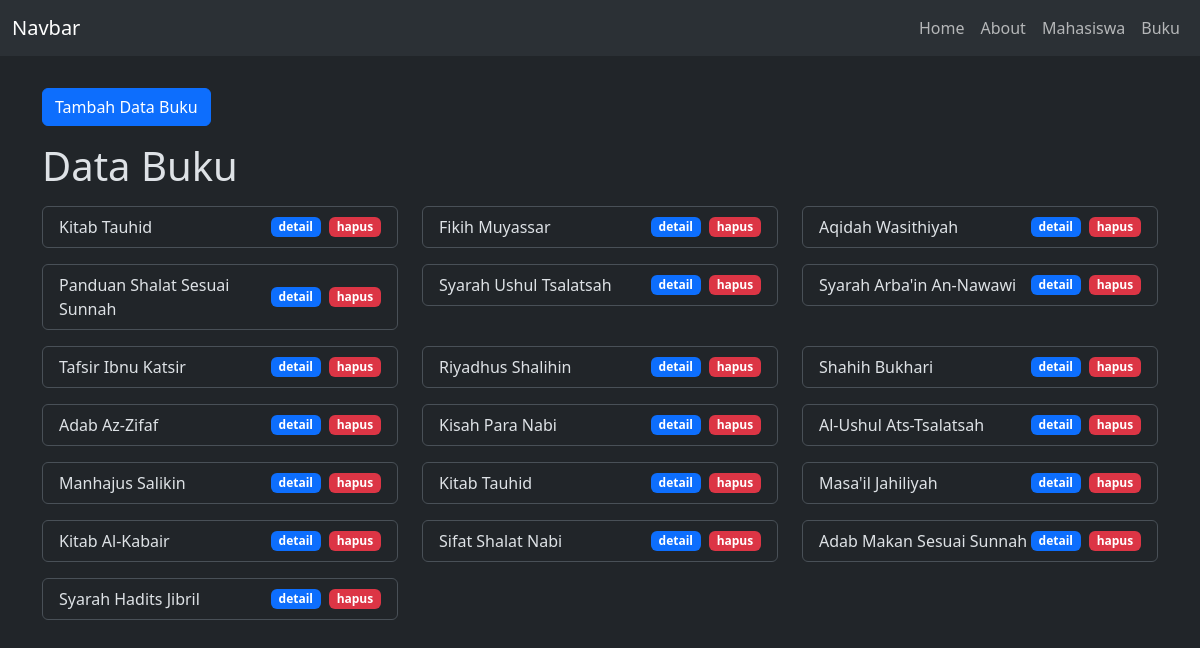
The app's page /z-app/public/DaftarBuku with its own data.
### z-app/app/core/Controller.php (called while the page is built, shortened)
<?php
class Controller
{
    public function view($view, $data = [])
    {
        require "../app/views/$view.php";
    }
    public function model($model)
    {
        return new $model;
    }
}

### z-app/app/controllers/DaftarBuku.php (called while the page is built, shortened)
<?php
class DaftarBuku extends Controller
{
    public function index()
    {
        $data["judul"] = "Daftar Buku";
        $data["buku"] = $this->model("Buku_model")->getAllData();
        $this->view("layout/header", $data);
        $this->view("daftar_buku/index", $data);
        $this->view("layout/footer");
    }
}

### z-app/app/core/App.php (called while the page is built, shortened)
<?php
class App
{
    private $controller = "Home", $method = "index", $params = [];
    public function __construct()
    {
        $this->controller = new $this->controller;
        call_user_func_array([$this->controller, $this->method], $this->params);
    }
}

### z-app/public/index.php (called while the page is built, shortened)
<?php
$app = new App();

### z-app/app/core/Database.php (called while the page is built, shortened)
<?php
class Database
{
    private $host = DB_HOST,
        $user = DB_USER,
        $pass = DB_PASS,
        $db_name = DB_NAME,
        $dbh, $stmt;
    public function __construct()
    {
        $dsn = "mysql:host={$this->host};dbname={$this->db_name}";
        $options = [
            PDO::ATTR_PERSISTENT => true,
            PDO::ATTR_ERRMODE => PDO::ERRMODE_EXCEPTION
        ];
        try {
            $this->dbh = new PDO($dsn, $this->user, $this->pass, $options);
        } catch (PDOException $e) {
            $e->getMessage();
        }
    }
    public function query($query)
    {
        $this->stmt = $this->dbh->prepare($query);
    }
    public function execute()
    {
        $this->stmt->execute();
    }
    public function resultSet()
    {
        $this->execute();
        return $this->stmt->fetchAll(PDO::FETCH_ASSOC);
    }
}

### z-app/app/models/Buku_model.php (called while the page is built, shortened)
<?php
class Buku_model
{
    private $table = "daftar buku", $db;
    public function __construct()
    {
        $this->db = new Database();
    }
    public function getAllData()
    {
        $this->db->query("SELECT * FROM `{$this->table}`");
        return $this->db->resultSet();
    }
}

### z-app/app/views/daftar_buku/index.php (the view, shortened to what this page needs)
<button type="button" class="btn btn-primary my-3" data-bs-toggle="modal" data-bs-target="#exampleModal">
    Tambah Data Buku
</button>
<h1>Data Buku</h1>
<div class="row">
    <?php foreach ($data["buku"] as $dd): ?>
        <div class="col-sm-6 col-md-4 my-2">
            <ul class="list-group">
                <li class="list-group-item d-flex justify-content-between align-items-center">
                    <?= $dd["judul buku"]; ?>
                    <div class="d-flex">
                        <a href="<?= URL_UTAMA ?>DaftarBuku/detail/<?= $dd["id"] ?>" class="badge text-bg-primary rounded-2 text-decoration-none">detail</a>
                        <a href="<?= URL_UTAMA ?>DaftarBuku/hapus/<?= $dd["id"] ?>" class="badge text-bg-danger ms-2 rounded-2 text-decoration-none" onclick="return confirm('Anda yakin akan menghapus nya?'); ">hapus</a>
                    </div>
                </li>
            </ul>
        </div>
    <?php endforeach; ?>
</div>

### z-app/app/views/layout/header.php (shortened to what this page needs)
<!DOCTYPE html>
<html lang="en" data-bs-theme="dark">
<head>
    <link rel="stylesheet" href="<?= URL_UTAMA ?>css/bootstrap.css">
    <link rel="stylesheet" href="<?= URL_UTAMA ?>css/animate.min.css" />
</head>
<body>
    <nav class="navbar navbar-expand-lg bg-body-tertiary">
        <div class="container-fluid">
            <a class="navbar-brand" href="<?= URL_UTAMA ?>">Navbar</a>
            <div class="collapse navbar-collapse justify-content-end" id="navbarNavAltMarkup">
                <div class="navbar-nav">
                    <a class="nav-link " href="<?= URL_UTAMA ?>">Home</a>
                    <a class="nav-link" href="<?= URL_UTAMA ?>about">About</a>
                    <a class="nav-link" href="<?= URL_UTAMA ?>mahasiswa">Mahasiswa</a>
                    <a class="nav-link" href="<?= URL_UTAMA ?>DaftarBuku">Buku</a>
                </div>
            </div>
        </div>
    </nav>
    <div class="container">

### z-app/app/views/layout/footer.php (shortened to what this page needs)
</div>
</body>
</html>

### records on screen
daftar buku: judul buku "Kitab Tauhid"
daftar buku: judul buku "Fikih Muyassar"
daftar buku: judul buku "Aqidah Wasithiyah"
daftar buku: judul buku "Panduan Shalat Sesuai Sunnah"
daftar buku: judul buku "Syarah Ushul Tsalatsah"
daftar buku: judul buku "Syarah Arba'in An-Nawawi"
daftar buku: judul buku "Tafsir Ibnu Katsir"
daftar buku: judul buku "Riyadhus Shalihin"
daftar buku: judul buku "Shahih Bukhari"
daftar buku: judul buku "Adab Az-Zifaf"
daftar buku: judul buku "Kisah Para Nabi"
daftar buku: judul buku "Al-Ushul Ats-Tsalatsah"
daftar buku: judul buku "Manhajus Salikin"
daftar buku: judul buku "Kitab Tauhid"
daftar buku: judul buku "Masa'il Jahiliyah"
daftar buku: judul buku "Kitab Al-Kabair"
daftar buku: judul buku "Sifat Shalat Nabi"
daftar buku: judul buku "Adab Makan Sesuai Sunnah"
daftar buku: judul buku "Syarah Hadits Jibril"
